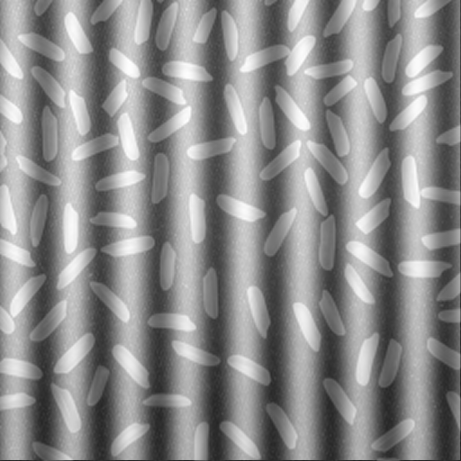
#> input picture 1_wIXlvBeAFtNVgJd49VObgQ_sinus.png, 461 x 461 px
$ python Project1SinusNoise.py   (older library calls are emulated)
#> lines starting #> are read from the running program, lines starting #| are printed output that depends on the picture; after the words box and inside, x2 and y2 are one past the last pixel; in counts of white or black regions, pixels touching at a corner belong together
# -*- coding: utf-8 -*-
"""
Created on Mon May 24 13:05:43 2021

@author: ADMIN
"""
import cv2
import numpy as np

def getContours(img):
    contours,hierarchy = cv2.findContours(img,cv2.RETR_EXTERNAL,cv2.CHAIN_APPROX_NONE)
    obj_count = 0
    for cnt in contours:
        area = cv2.contourArea(cnt)
        #print(area)
        if area>100:
            obj_count+=1
            cv2.drawContours(imgContour, cnt, -1, (255, 0, 0), 3)
            peri = cv2.arcLength(cnt,True)
            approx = cv2.approxPolyDP(cnt,0.02*peri,True)
            x, y, w, h = cv2.boundingRect(approx)
            cv2.rectangle(imgContour,(x,y),(x+w,y+h),(0,255,0),2)
    return obj_count

scale = 1
delta = 0
ddepth = cv2.CV_16S
window_name = ('Sobel Demo - Simple Edge Detector')

path= "1_wIXlvBeAFtNVgJd49VObgQ_sinus.png"

img = cv2.imread(path)
#> img is the input picture: shape (461, 461, 3); min 37, max 255, mean 140.2
imgContour = img.copy()

imgGray = cv2.cvtColor(img,cv2.COLOR_BGR2GRAY)
src = cv2.GaussianBlur(img, (3, 3), 0)

imgBlur = cv2.cvtColor(src, cv2.COLOR_BGR2GRAY)

grad_x = cv2.Sobel(imgBlur, ddepth, 1, 0, ksize=3, scale=scale, delta=delta, borderType=cv2.BORDER_DEFAULT)
    # Gradient-Y
    # grad_y = cv.Scharr(gray,ddepth,0,1)
grad_y = cv2.Sobel(imgBlur, ddepth, 0, 1, ksize=3, scale=scale, delta=delta, borderType=cv2.BORDER_DEFAULT)
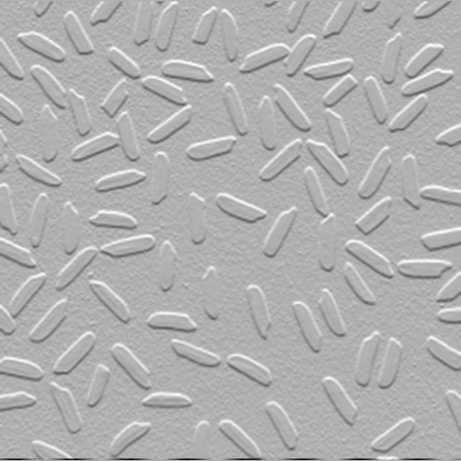
#> grad_y: shape (461, 461) int16; min -276, max 122, mean -1; drawn with min black and max white


abs_grad_x = cv2.convertScaleAbs(grad_x)
abs_grad_y = cv2.convertScaleAbs(grad_y)


grad = cv2.addWeighted(abs_grad_x, 0.5, abs_grad_y, 0.5, 0)
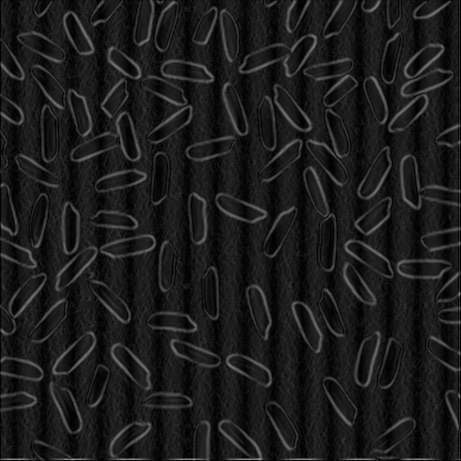
#> grad: shape (461, 461); min 0, max 152, mean 27.5

#

img = cv2.medianBlur(grad,3)
#> img: shape (461, 461)

#global threashould
#https://docs.opencv.org/master/d7/d4d/tutorial_py_thresholding.html
ret1,th1 = cv2.threshold(grad,127,255,cv2.THRESH_BINARY)
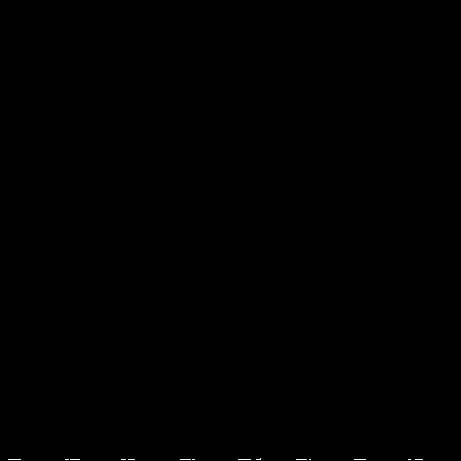
#> th1: shape (461, 461); 0.05% white in thin lines or dots, all inside (x1, y1, x2, y2) = (8, 458, 423, 460)
ret2,th2 = cv2.threshold(grad,0,255,cv2.THRESH_BINARY+cv2.THRESH_OTSU)
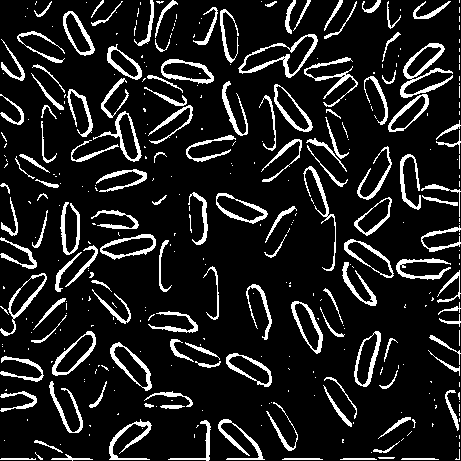
#> th2: shape (461, 461); 12.3% white; 367 white regions (236 under 20 px), largest, box (x1, y1, x2, y2) and area: (400, 43, 453, 98) 746, (238, 34, 318, 78) 648, (304, 57, 358, 107) 484
#> ret2 = 44
blur = cv2.GaussianBlur(grad,(5,5),0)
ret3,th3 = cv2.threshold(blur,0,255,cv2.THRESH_BINARY+cv2.THRESH_OTSU)
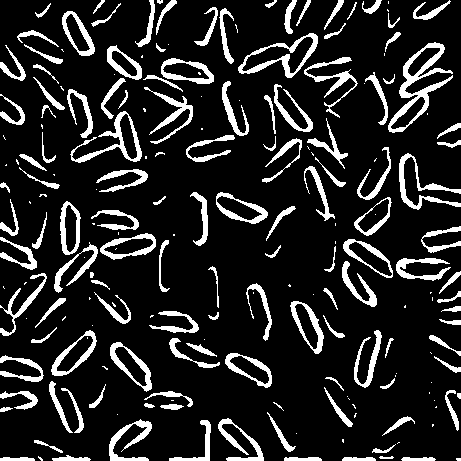
#> th3: shape (461, 461); 14.5% white; 204 white regions (74 under 20 px), largest, box (x1, y1, x2, y2) and area: (388, 42, 453, 133) 1402, (238, 33, 318, 78) 827, (70, 111, 142, 163) 797
#> ret3 = 39

cv2.imshow("1", th3)
kernel = np.ones((2,2),np.uint8)
th3_erode = cv2.erode(th3,kernel,iterations = 1)
#> th3_erode: shape (461, 461); 9.4% white; 290 white regions (147 under 20 px), largest, box (x1, y1, x2, y2) and area: (389, 43, 453, 133) 984, (76, 112, 142, 163) 490, (162, 59, 214, 84) 381

th3_dilate = cv2.dilate(th3_erode, kernel, iterations = 6)
#> th3_dilate: shape (461, 461); 38% white; 87 white regions (1 under 20 px), largest, box (x1, y1, x2, y2) and area: (38, 47, 220, 169) 6989, (343, 198, 461, 313) 5411, (55, 202, 181, 298) 5353

num_labels, labels_im = cv2.connectedComponents(th3_dilate)
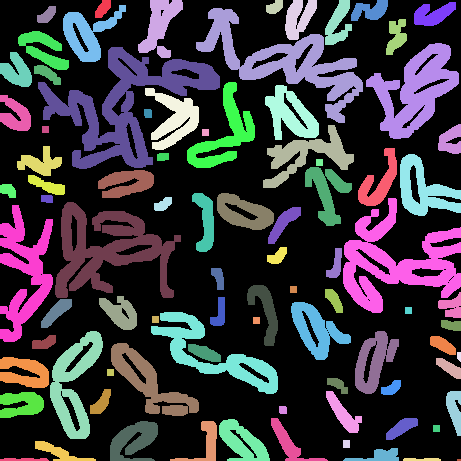
#> labels_im: shape (461, 461) int32; 88 distinct labels, from 0 to 87; one colour per label, 0 black
#> num_labels = 88
#| 88

def imshow_components(labels):
    # Map component labels to hue val
    label_hue = np.uint8(179*labels/np.max(labels))
    blank_ch = 255*np.ones_like(label_hue)
    labeled_img = cv2.merge([label_hue, blank_ch, blank_ch])

    # cvt to BGR for display
    labeled_img = cv2.cvtColor(labeled_img, cv2.COLOR_HSV2BGR)

    # set bg label to black
    labeled_img[label_hue==0] = 0
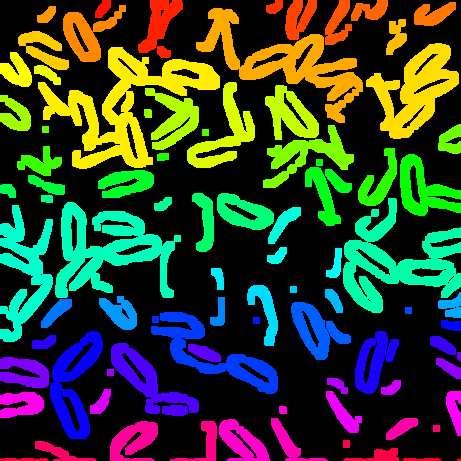
#> labeled_img: shape (461, 461, 3); mean B, G, R 41.4, 63.8, 48

    return labeled_img


print(num_labels)
cv2.imshow("source", cv2.imread(path))
labeled_img = imshow_components(labels_im)
cv2.imshow("labeled", labeled_img)

cv2.waitKey(0)

$ run again, with 1_wIXlvBeAFtNVgJd49VObgQ.png copied over 1_wIXlvBeAFtNVgJd49VObgQ_sinus.png
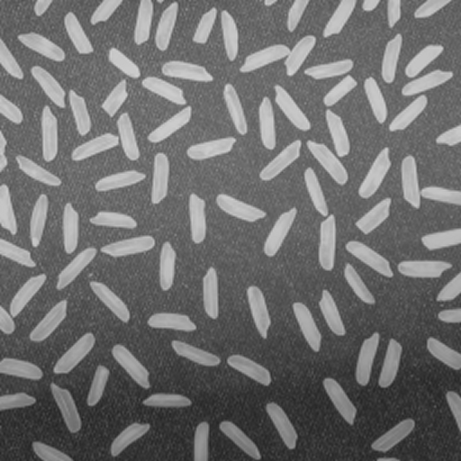
#> input picture 1_wIXlvBeAFtNVgJd49VObgQ.png, 461 x 461 px
#> img is the input picture: shape (461, 461, 3); min 34, max 211, mean 110.8
#> img: shape (461, 461)
#> th1: shape (461, 461); 4.1% white in thin lines or dots
#> th2: shape (461, 461); 14.9% white; 96 white regions (5 under 20 px), largest, box (x1, y1, x2, y2) and area: (303, 58, 358, 186) 1403, (388, 43, 454, 133) 1093, (303, 166, 337, 272) 746
#> ret2 = 61
#> th3: shape (461, 461); 19% white; 86 white regions (1 under 20 px), largest, box (x1, y1, x2, y2) and area: (303, 58, 359, 187) 1802, (140, 59, 215, 145) 1432, (387, 43, 455, 133) 1406
#> ret3 = 50
#> th3_erode: shape (461, 461); 13% white in thin lines or dots
#> th3_dilate: shape (461, 461); 47.6% white; 41 white regions, largest, box (x1, y1, x2, y2) and area: (192, 0, 461, 278) 22491, (0, 38, 221, 342) 17312, (344, 147, 461, 330) 6996
#> `num_labels, labels_im = cv2.connectedComponents(th3_dilate)`:
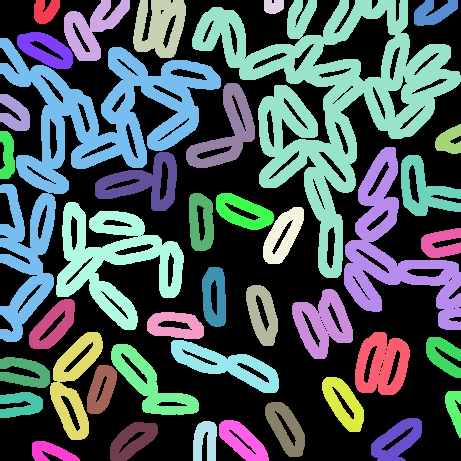
#> labels_im: shape (461, 461) int32; 42 distinct labels, from 0 to 41; one colour per label, 0 black
#> num_labels = 42
#| 42
#> in imshow_components, `labeled_img[label_hue==0] = 0`:
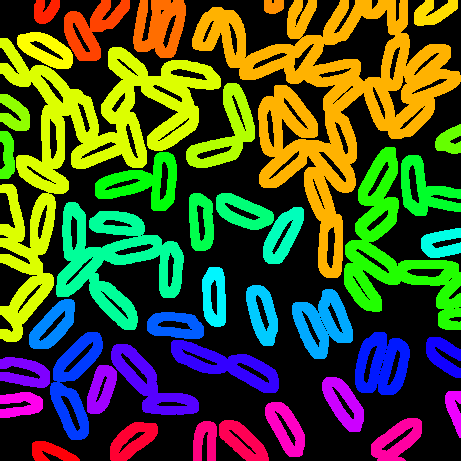
#> labeled_img: shape (461, 461, 3); mean B, G, R 38.1, 82.1, 69.8
